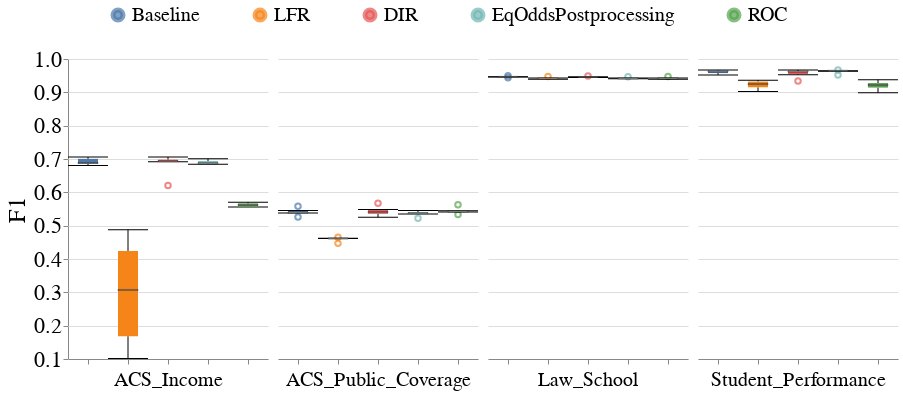

Notebook code for this chart:
### Code cell
create_dataset_box_plots_for_diff_interventions(all_subgroup_metrics_df,
                                                model_type='LGBM',
                                                metric_name='F1',
                                                vals_to_replace=vals_to_replace)
